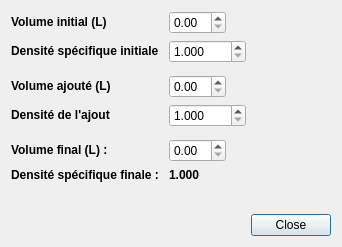
<?xml version="1.0" encoding="UTF-8"?>
<ui version="4.0">
 <class>DialogDilution</class>
 <widget class="QDialog" name="DialogDilution">
  <property name="geometry">
   <rect>
    <x>0</x>
    <y>0</y>
    <width>342</width>
    <height>236</height>
   </rect>
  </property>
  <property name="windowTitle">
   <string>Dilution</string>
  </property>
  <layout class="QGridLayout" name="gridLayout">
   <item row="0" column="0">
    <layout class="QFormLayout" name="formLayout">
     <property name="fieldGrowthPolicy">
      <enum>QFormLayout::ExpandingFieldsGrow</enum>
     </property>
     <item row="0" column="0">
      <widget class="QLabel" name="label">
       <property name="text">
        <string>&lt;!DOCTYPE HTML PUBLIC &quot;-//W3C//DTD HTML 4.0//EN&quot; &quot;http://www.w3.org/TR/REC-html40/strict.dtd&quot;&gt;
&lt;html&gt;&lt;head&gt;&lt;meta name=&quot;qrichtext&quot; content=&quot;1&quot; /&gt;&lt;style type=&quot;text/css&quot;&gt;
p, li { white-space: pre-wrap; }
&lt;/style&gt;&lt;/head&gt;&lt;body style=&quot; font-family:'Droid Sans'; font-size:9pt; font-weight:400; font-style:normal;&quot;&gt;
&lt;p style=&quot; margin-top:0px; margin-bottom:0px; margin-left:0px; margin-right:0px; -qt-block-indent:0; text-indent:0px;&quot;&gt;&lt;span style=&quot; font-weight:600;&quot;&gt;Volume initial (L)&lt;/span&gt;&lt;/p&gt;&lt;/body&gt;&lt;/html&gt;</string>
       </property>
      </widget>
     </item>
     <item row="0" column="1">
      <widget class="QDoubleSpinBox" name="doubleSpinBoxVolInitial"/>
     </item>
     <item row="1" column="0">
      <widget class="QLabel" name="label_2">
       <property name="text">
        <string>&lt;!DOCTYPE HTML PUBLIC &quot;-//W3C//DTD HTML 4.0//EN&quot; &quot;http://www.w3.org/TR/REC-html40/strict.dtd&quot;&gt;
&lt;html&gt;&lt;head&gt;&lt;meta name=&quot;qrichtext&quot; content=&quot;1&quot; /&gt;&lt;style type=&quot;text/css&quot;&gt;
p, li { white-space: pre-wrap; }
&lt;/style&gt;&lt;/head&gt;&lt;body style=&quot; font-family:'Droid Sans'; font-size:9pt; font-weight:400; font-style:normal;&quot;&gt;
&lt;p style=&quot; margin-top:0px; margin-bottom:0px; margin-left:0px; margin-right:0px; -qt-block-indent:0; text-indent:0px;&quot;&gt;&lt;span style=&quot; font-weight:600;&quot;&gt;Densité spécifique initiale&lt;/span&gt;&lt;/p&gt;&lt;/body&gt;&lt;/html&gt;</string>
       </property>
      </widget>
     </item>
     <item row="1" column="1">
      <widget class="QDoubleSpinBox" name="doubleSpinBoxDensInitiale">
       <property name="decimals">
        <number>3</number>
       </property>
       <property name="minimum">
        <double>1.000000000000000</double>
       </property>
       <property name="maximum">
        <double>1999.000000000000000</double>
       </property>
       <property name="singleStep">
        <double>0.001000000000000</double>
       </property>
      </widget>
     </item>
     <item row="3" column="0">
      <widget class="QLabel" name="label_3">
       <property name="text">
        <string>&lt;!DOCTYPE HTML PUBLIC &quot;-//W3C//DTD HTML 4.0//EN&quot; &quot;http://www.w3.org/TR/REC-html40/strict.dtd&quot;&gt;
&lt;html&gt;&lt;head&gt;&lt;meta name=&quot;qrichtext&quot; content=&quot;1&quot; /&gt;&lt;style type=&quot;text/css&quot;&gt;
p, li { white-space: pre-wrap; }
&lt;/style&gt;&lt;/head&gt;&lt;body style=&quot; font-family:'Droid Sans'; font-size:9pt; font-weight:400; font-style:normal;&quot;&gt;
&lt;p style=&quot; margin-top:0px; margin-bottom:0px; margin-left:0px; margin-right:0px; -qt-block-indent:0; text-indent:0px;&quot;&gt;&lt;span style=&quot; font-weight:600;&quot;&gt;Volume ajouté (L)&lt;/span&gt;&lt;/p&gt;&lt;/body&gt;&lt;/html&gt;</string>
       </property>
      </widget>
     </item>
     <item row="3" column="1">
      <widget class="QDoubleSpinBox" name="doubleSpinBoxVolAjoute"/>
     </item>
     <item row="10" column="0">
      <widget class="QLabel" name="label_4">
       <property name="text">
        <string/>
       </property>
      </widget>
     </item>
     <item row="4" column="0">
      <widget class="QLabel" name="label_5">
       <property name="text">
        <string>&lt;!DOCTYPE HTML PUBLIC &quot;-//W3C//DTD HTML 4.0//EN&quot; &quot;http://www.w3.org/TR/REC-html40/strict.dtd&quot;&gt;
&lt;html&gt;&lt;head&gt;&lt;meta name=&quot;qrichtext&quot; content=&quot;1&quot; /&gt;&lt;style type=&quot;text/css&quot;&gt;
p, li { white-space: pre-wrap; }
&lt;/style&gt;&lt;/head&gt;&lt;body style=&quot; font-family:'Droid Sans'; font-size:9pt; font-weight:400; font-style:normal;&quot;&gt;
&lt;p style=&quot; margin-top:0px; margin-bottom:0px; margin-left:0px; margin-right:0px; -qt-block-indent:0; text-indent:0px;&quot;&gt;&lt;span style=&quot; font-weight:600;&quot;&gt;Densité de l'ajout&lt;/span&gt;&lt;/p&gt;&lt;/body&gt;&lt;/html&gt;</string>
       </property>
      </widget>
     </item>
     <item row="4" column="1">
      <widget class="QDoubleSpinBox" name="doubleSpinBoxDensAjout">
       <property name="decimals">
        <number>3</number>
       </property>
       <property name="minimum">
        <double>1.000000000000000</double>
       </property>
       <property name="maximum">
        <double>1999.000000000000000</double>
       </property>
       <property name="singleStep">
        <double>0.001000000000000</double>
       </property>
       <property name="value">
        <double>1.000000000000000</double>
       </property>
      </widget>
     </item>
     <item row="6" column="0">
      <widget class="QLabel" name="label_6">
       <property name="text">
        <string>&lt;!DOCTYPE HTML PUBLIC &quot;-//W3C//DTD HTML 4.0//EN&quot; &quot;http://www.w3.org/TR/REC-html40/strict.dtd&quot;&gt;
&lt;html&gt;&lt;head&gt;&lt;meta name=&quot;qrichtext&quot; content=&quot;1&quot; /&gt;&lt;style type=&quot;text/css&quot;&gt;
p, li { white-space: pre-wrap; }
&lt;/style&gt;&lt;/head&gt;&lt;body style=&quot; font-family:'Droid Sans'; font-size:9pt; font-weight:400; font-style:normal;&quot;&gt;
&lt;p style=&quot; margin-top:0px; margin-bottom:0px; margin-left:0px; margin-right:0px; -qt-block-indent:0; text-indent:0px;&quot;&gt;&lt;span style=&quot; font-weight:600;&quot;&gt;Volume final (L) : &lt;/span&gt;&lt;/p&gt;&lt;/body&gt;&lt;/html&gt;</string>
       </property>
      </widget>
     </item>
     <item row="8" column="0">
      <widget class="QLabel" name="label_7">
       <property name="text">
        <string>&lt;!DOCTYPE HTML PUBLIC &quot;-//W3C//DTD HTML 4.0//EN&quot; &quot;http://www.w3.org/TR/REC-html40/strict.dtd&quot;&gt;
&lt;html&gt;&lt;head&gt;&lt;meta name=&quot;qrichtext&quot; content=&quot;1&quot; /&gt;&lt;style type=&quot;text/css&quot;&gt;
p, li { white-space: pre-wrap; }
&lt;/style&gt;&lt;/head&gt;&lt;body style=&quot; font-family:'Droid Sans'; font-size:9pt; font-weight:400; font-style:normal;&quot;&gt;
&lt;p style=&quot; margin-top:0px; margin-bottom:0px; margin-left:0px; margin-right:0px; -qt-block-indent:0; text-indent:0px;&quot;&gt;&lt;span style=&quot; font-weight:600;&quot;&gt;Densité spécifique finale : &lt;/span&gt;&lt;/p&gt;&lt;/body&gt;&lt;/html&gt;</string>
       </property>
      </widget>
     </item>
     <item row="2" column="0">
      <spacer name="verticalSpacer">
       <property name="orientation">
        <enum>Qt::Vertical</enum>
       </property>
       <property name="sizeHint" stdset="0">
        <size>
         <width>20</width>
         <height>40</height>
        </size>
       </property>
      </spacer>
     </item>
     <item row="5" column="0">
      <spacer name="verticalSpacer_2">
       <property name="orientation">
        <enum>Qt::Vertical</enum>
       </property>
       <property name="sizeHint" stdset="0">
        <size>
         <width>20</width>
         <height>40</height>
        </size>
       </property>
      </spacer>
     </item>
     <item row="9" column="0">
      <spacer name="verticalSpacer_3">
       <property name="orientation">
        <enum>Qt::Vertical</enum>
       </property>
       <property name="sizeHint" stdset="0">
        <size>
         <width>20</width>
         <height>40</height>
        </size>
       </property>
      </spacer>
     </item>
     <item row="6" column="1">
      <widget class="QDoubleSpinBox" name="doubleSpinBoxVolFinal"/>
     </item>
     <item row="8" column="1">
      <widget class="QLabel" name="labelDensFinal">
       <property name="text">
        <string>&lt;!DOCTYPE HTML PUBLIC &quot;-//W3C//DTD HTML 4.0//EN&quot; &quot;http://www.w3.org/TR/REC-html40/strict.dtd&quot;&gt;
&lt;html&gt;&lt;head&gt;&lt;meta name=&quot;qrichtext&quot; content=&quot;1&quot; /&gt;&lt;style type=&quot;text/css&quot;&gt;
p, li { white-space: pre-wrap; }
&lt;/style&gt;&lt;/head&gt;&lt;body style=&quot; font-family:'Droid Sans'; font-size:9pt; font-weight:400; font-style:normal;&quot;&gt;
&lt;p style=&quot; margin-top:0px; margin-bottom:0px; margin-left:0px; margin-right:0px; -qt-block-indent:0; text-indent:0px;&quot;&gt;&lt;span style=&quot; font-weight:600;&quot;&gt;1.000&lt;/span&gt;&lt;/p&gt;&lt;/body&gt;&lt;/html&gt;</string>
       </property>
      </widget>
     </item>
    </layout>
   </item>
   <item row="1" column="0">
    <widget class="QDialogButtonBox" name="buttonBox">
     <property name="standardButtons">
      <set>QDialogButtonBox::Close</set>
     </property>
    </widget>
   </item>
  </layout>
 </widget>
 <resources/>
 <connections>
  <connection>
   <sender>buttonBox</sender>
   <signal>accepted()</signal>
   <receiver>DialogDilution</receiver>
   <slot>accept()</slot>
   <hints>
    <hint type="sourcelabel">
     <x>170</x>
     <y>217</y>
    </hint>
    <hint type="destinationlabel">
     <x>170</x>
     <y>117</y>
    </hint>
   </hints>
  </connection>
  <connection>
   <sender>buttonBox</sender>
   <signal>rejected()</signal>
   <receiver>DialogDilution</receiver>
   <slot>reject()</slot>
   <hints>
    <hint type="sourcelabel">
     <x>170</x>
     <y>217</y>
    </hint>
    <hint type="destinationlabel">
     <x>170</x>
     <y>117</y>
    </hint>
   </hints>
  </connection>
 </connections>
</ui>
